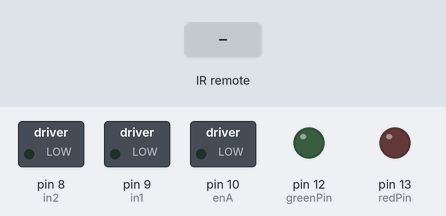
This sketch was run on a simulated Arduino Uno, built with avr-gcc and run on an emulated ATmega328P. Shown: switched loads named in the sketch (green lamp = pin HIGH), output pins drawn as LEDs (lit = HIGH). Inputs (shaded band) come from the test bench.

Above: at 1.2 s.
1.3 s: infrared code 0x1FE7887 received
At 2.5 s:
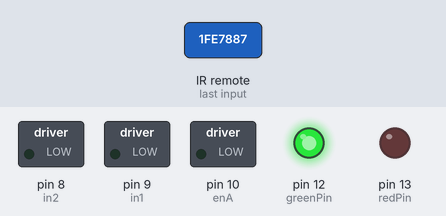
2.8 s: infrared code 0x1FE48B7 received
At 3.7 s:
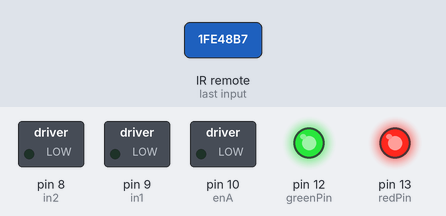
4.3 s: infrared code 0x1FE10EF received
At 4.8 s:
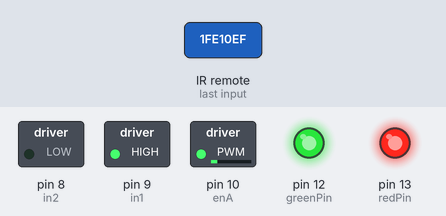
5.8 s: infrared code 0x1FE7887 received
At 7.0 s:
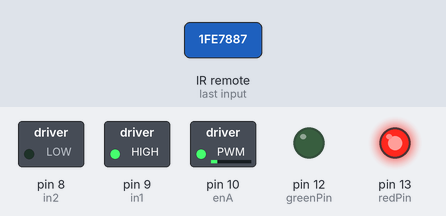
7.3 s: infrared code 0x1FE48B7 received
At 8.3 s:
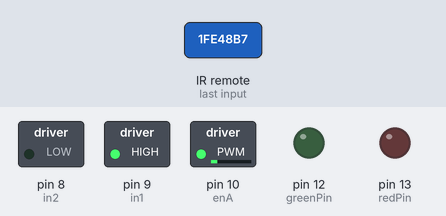
8.8 s: infrared code 0x1FE10EF received
At 9.4 s:
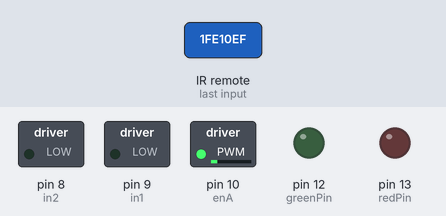
Timing chart, 0 to 11.3 s (numbered marks = the images above; inputs shaded):
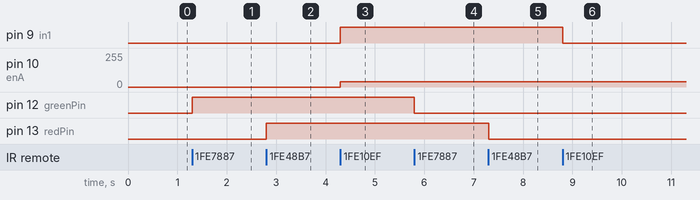

Measured:
- after the input at 1.3 s, pin 12 (greenPin): LOW → HIGH at once
- after the input at 2.8 s, pin 13 (redPin): LOW → HIGH at once
- after the input at 4.3 s, pin 9 (in1): LOW → HIGH at once; pin 10 (enA): 0/255 → 40/255 at once
- after the input at 5.8 s, pin 12 (greenPin): HIGH → LOW at once
- after the input at 7.3 s, pin 13 (redPin): HIGH → LOW at once
- after the input at 8.8 s, pin 9 (in1): HIGH → LOW at once

The sketch:

meccano_arduino_helicopter.ino
```cpp
#include <IRremote.h>

#define greenPin 12   // Pin for the green LED light.
#define redPin 13     // Pin for the red LED light.
#define irPin 11      // Pin for IR receiver.

#define enA 10        // Pin for DT motor speed control, must be a PWM pin.
#define in1 9         // Pin to control motor direction.
#define in2 8         // Pin to control motor direction.

#define GREEN_BUTTON 33454215   // The green button value from the particular remotor I'm using.
#define RED_BUTTON 33441975     // The red button value.
#define OK_BUTTON 33427695      // The ok button value.

// IR receiver related variable.
IRrecv irrecv(irPin);
decode_results results;

void setup() {
  irrecv.enableIRIn();

  pinMode(greenPin, OUTPUT);
  pinMode(redPin, OUTPUT);

  pinMode(enA, OUTPUT);
  pinMode(in1, OUTPUT);
  pinMode(in2, OUTPUT);
}

bool greenOn=false;   // Indicate whether the green LED is on.
bool redOn=false;     // Indicate whether the red LED is on.
bool powerOn=false;   // Indicate whether the DC motor/blade for the helicopter is running.

void blade(bool on) {
  powerOn=on;
  if(powerOn) {
      digitalWrite(in1, HIGH);
      digitalWrite(in2, LOW);
      analogWrite(enA, 40);
  } else {
      digitalWrite(in1, LOW);
      digitalWrite(in2, LOW);
  }
}

void light(int pin, bool on) {
  digitalWrite(pin, on?HIGH:LOW);
  if(pin==greenPin) greenOn=on;
  if(pin==redPin) redOn=on;
}

void loop() {
    while(true) {
        if (irrecv.decode(&results))
        {
          long result=results.value;
          switch(results.value) {
            case RED_BUTTON: light(redPin, !redOn); break;
            case GREEN_BUTTON: light(greenPin, !greenOn); break;
            case OK_BUTTON: blade(!powerOn); break;
            default: break;
          }
          irrecv.resume(); // Receive the next value
        }
    }
}
```
